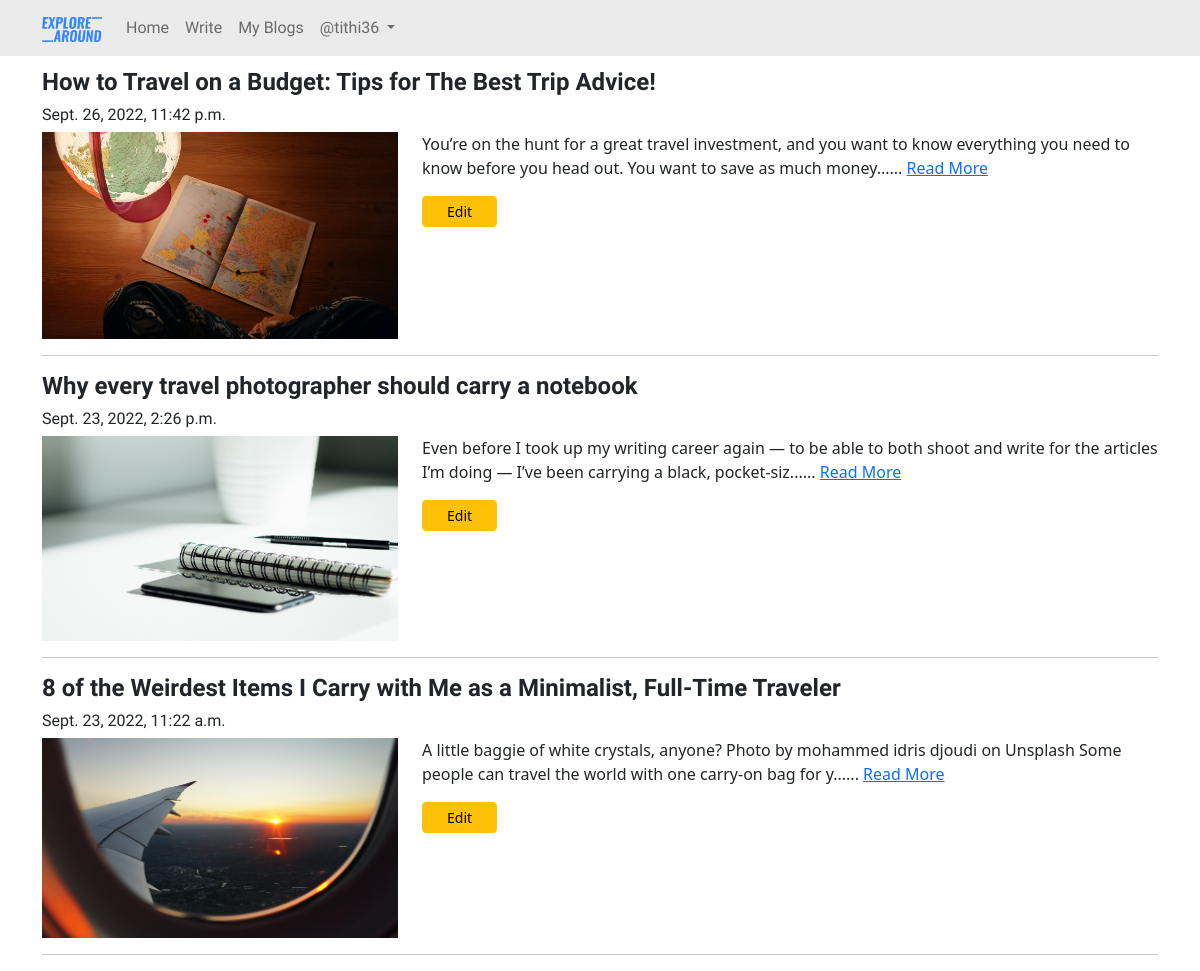
Page /blog/my-blogs/ (signed in) on the committed database.
### Blog_Management/models.py (models this page shows, shortened)
class Blog(models.Model):
    author = models.ForeignKey(User, on_delete=models.CASCADE, related_name='post_author')
    blog_title = models.CharField(max_length=264, verbose_name='Title')
    slug = models.SlugField(max_length=264, unique=True)
    blog_content = models.TextField(verbose_name='Please write what is on your mind?')
    blog_image = models.ImageField(upload_to='blog_pics', verbose_name='Image')
    publish_date = models.DateTimeField(auto_now_add=True)
    update_date = models.DateTimeField(auto_now=True)
    class Meta:
        ordering = ('-publish_date', )

### Blog_Management/views.py (the view)
# urls.py: path('my-blogs/', views.MyBlogs.as_view(), name='my_blogs'),
class MyBlogs(LoginRequiredMixin, TemplateView):
    template_name = 'Blog_Management/my_blogs.html'

### Blog_Management/templatetags/custom_filters.py (called while the page is built)
def range_filter(value):
    return value[0:150] + "......"

### templates/Blog_Management/my_blogs.html (shortened to what this page needs)
{% extends 'base.html' %}
{% load custom_filters %}
{% block main_content %}
<div class="container">
{% for blog in user.post_author.all %}
<h4 class="title-font">{{ blog.blog_title }}</h4>
<h6 class="time-font">{{ blog.publish_date }}</h6>
<div class="row">
    <div class="col-lg-4">
        <img src="/media/{{ blog.blog_image }}" width="100%">
    </div>
    <div class="col-lg-8">
        <p class="regular-font">{{ blog.blog_content|range_filter }} <a href="{% url 'Blog_Management_App:full_blog' slug=blog.slug %}">Read More</a></p>
        <a href="{% url 'Blog_Management_App:edit_blog' pk=blog.pk %}" class="btn btn-warning btn-sm px-4">Edit</a>
    </div>
</div>
<hr>
{% endfor %}
</div>
{% endblock main_content %}

### templates/base.html (shortened to what this page needs)
<!DOCTYPE html>
{% load static %}
<html lang="en">
<head>
    <link href="https://cdn.jsdelivr.net/npm/bootstrap@5.2.0-beta1/dist/css/bootstrap.min.css" rel="stylesheet">
    <link href="https://maxcdn.bootstrapcdn.com/font-awesome/4.7.0/css/font-awesome.min.css" rel="stylesheet">
    <link rel="stylesheet" href="{% static 'css/style.css' %}">
    <link rel="stylesheet" href="https://unpkg.com/aos@next/dist/aos.css" />
</head>
<body style="overflow-x: hidden;">
    <header>
      <nav class="navbar navbar-expand-lg nav-font fixed-top" style="background-color: #ebebeb;">
        <div class="container">
          <a class="navbar-brand" href="{% url 'index' %}"><img src="/media/logo.png" width='60px' alt="Logo"></a>
          <div class="collapse navbar-collapse" id="navbarSupportedContent">
            <ul class="navbar-nav me-auto mb-lg-0">
              <li class="nav-item">
                <a class="nav-link" href="{% url 'index' %}">Home</a>
              </li>
              {% if user.is_authenticated %}
                <li class="nav-item">
                  <a class="nav-link" href="{% url 'Blog_Management_App:write_blog' %}">Write</a>
                </li>
                <li class="nav-item">
                  <a class="nav-link" href="{% url 'Blog_Management_App:my_blogs' %}">My Blogs</a>
                </li>
                <li class="nav-item dropdown">
                  <a class="nav-link dropdown-toggle" href="#" role="button" data-bs-toggle="dropdown" aria-expanded="false">
                    @{{ user.username }}
                  </a>
                </li>
              {% endif %}
            </ul>
          </div>
        </div>
      </nav>
    </header>
    <section>
        {% block main_content %}
        {% endblock main_content %}
    </section>
</body>
</html>

### static/css/style.css (style rules this page uses)
.nav-font { font-family: 'Oswald', sans-serif; font-weight: 300; }
.title-font { font-family: 'Oswald', sans-serif; font-weight: bold; }
.time-font { font-family: 'Source Sans Pro', sans-serif; }

### templates/base.html (style rules this page uses)
body { padding-top: 68px; }

### rows in the picture
Blog: blog_title "How to Travel on a Budget: Tips for The Best Trip Advice!", publish_date "Sept. 26, 2022, 11:42 p.m.", blog_image (picture), blog_content|range_filter "You’re on the hunt for a great travel investment, and you want to know everything you need to know before you head out. You want to save as much money......"
Blog: blog_title "Why every travel photographer should carry a notebook", publish_date "Sept. 23, 2022, 2:26 p.m.", blog_image (picture), blog_content|range_filter "Even before I took up my writing career again — to be able to both shoot and write for the articles I’m doing — I’ve been carrying a black, pocket-siz......"
Blog: blog_title "8 of the Weirdest Items I Carry with Me as a Minimalist, Full-Time Traveler", publish_date "Sept. 23, 2022, 11:22 a.m.", blog_image (picture), blog_content|range_filter "A little baggie of white crystals, anyone? Photo by mohammed idris djoudi on Unsplash Some people can travel the world with one carry-on bag for y......"

### other values in the picture
{{ user.username }} "tithi36"
